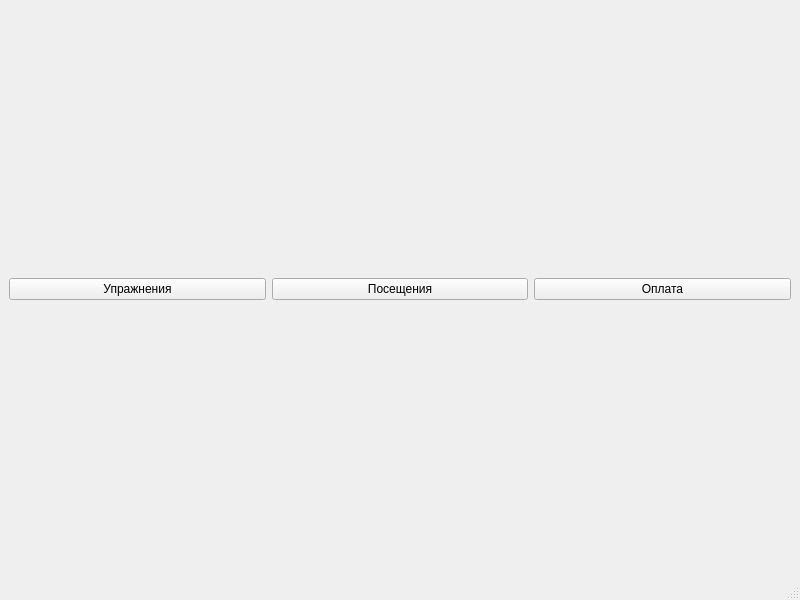
<?xml version="1.0" encoding="UTF-8"?>
<ui version="4.0">
 <class>ModelMain</class>
 <widget class="QMainWindow" name="ModelMain">
  <property name="geometry">
   <rect>
    <x>0</x>
    <y>0</y>
    <width>800</width>
    <height>600</height>
   </rect>
  </property>
  <property name="windowTitle">
   <string>ModelMain</string>
  </property>
  <widget class="QWidget" name="centralwidget">
   <layout class="QGridLayout" name="gridLayout">
    <item row="0" column="0">
     <widget class="QPushButton" name="Exercises_pushButton">
      <property name="text">
       <string>Упражнения</string>
      </property>
     </widget>
    </item>
    <item row="0" column="1">
     <widget class="QPushButton" name="Visits_pushButton">
      <property name="text">
       <string>Посещения</string>
      </property>
     </widget>
    </item>
    <item row="0" column="2">
     <widget class="QPushButton" name="Pay_pushButton">
      <property name="text">
       <string>Оплата</string>
      </property>
     </widget>
    </item>
   </layout>
  </widget>
  <widget class="QMenuBar" name="menubar">
   <property name="geometry">
    <rect>
     <x>0</x>
     <y>0</y>
     <width>800</width>
     <height>25</height>
    </rect>
   </property>
  </widget>
  <widget class="QStatusBar" name="statusbar"/>
 </widget>
 <resources/>
 <connections/>
</ui>
